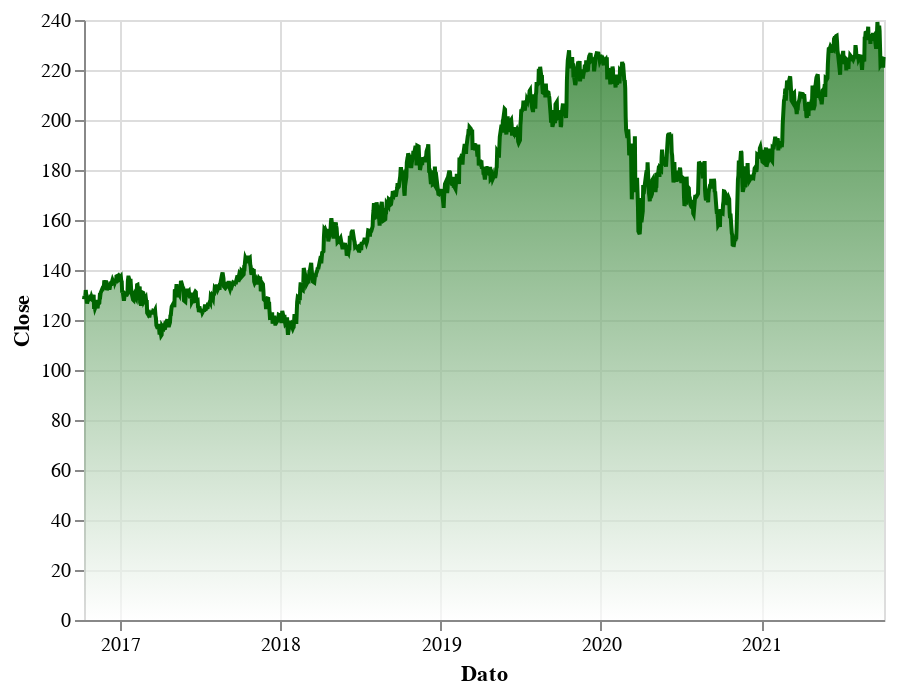

The notebook cell this image was saved under:
### Code cell
import altair as alt

alt.Chart(data).mark_area(
    line={'color':'darkgreen'},
    color=alt.Gradient(
        gradient='linear',
        stops=[alt.GradientStop(color='white', offset=0),
               alt.GradientStop(color='darkgreen', offset=1)],
        x1=1,
        x2=1,
        y1=1,
        y2=0
    )
).encode(
    alt.X('Dato:T'),
    alt.Y('Close:Q')
)

### Figure 1 — Vega-Lite specification as saved in the notebook (floating-point values rounded to 4 significant figures; data arrays with more than 128 entries replaced by an {"elided": "..."} marker saying what was removed)
{"config": {"view": {"continuousWidth": 400, "continuousHeight": 300}}, "data": {"name": "data-25a01d3fadcf97bfee94082b4572c6b7"}, "mark": {"type": "area", "color": {"gradient": "linear", "stops": [{"color": "white", "offset": 0}, {"color": "darkgreen", "offset": 1}], "x1": 1, "x2": 1, "y1": 1, "y2": 0}, "line": {"color": "darkgreen"}}, "encoding": {"x": {"type": "temporal", "field": "Dato"}, "y": {"type": "quantitative", "field": "Close"}}, "$schema": "https://vega.github.io/schema/vega-lite/v4.8.1.json", "datasets": {"data-25a01d3fadcf97bfee94082b4572c6b7": {"elided": "1255 records"}}}
